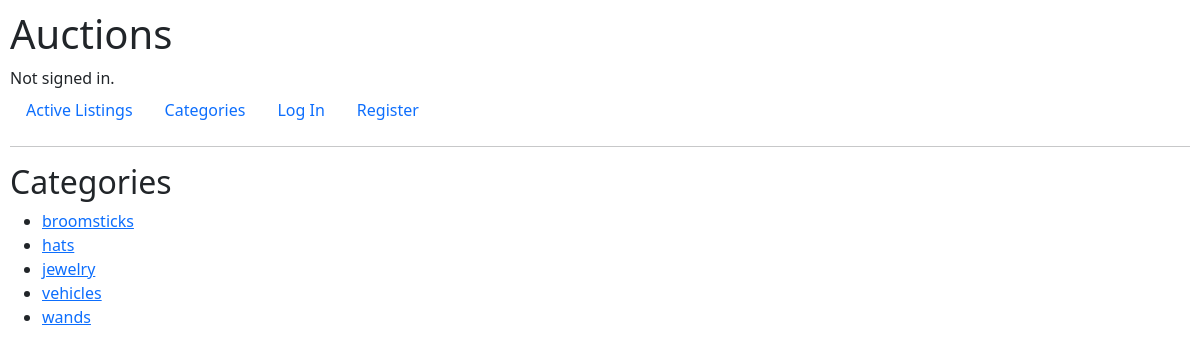
The page /categories on the database as committed earlier.
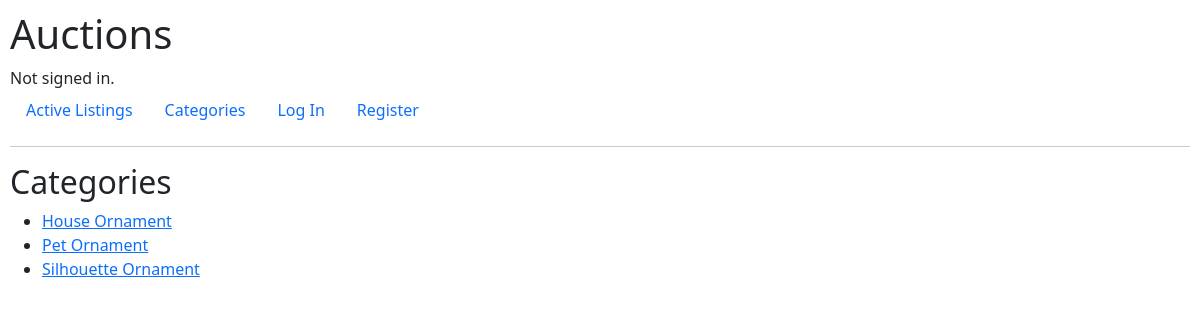
The same page on the database as committed later.
### auctions/models.py (models this page shows, shortened)
class Category(models.Model):
    id = models.AutoField(primary_key=True)
    description = models.CharField(max_length=150)

### auctions/views.py (the view)
# urls.py: path("categories", views.all_categories, name="all_categories"),
def all_categories(request):
    categories = Category.objects.order_by("description")
    return render(request, "auctions/all_categories.html", {
        "categories": categories
    })

### auctions/templates/auctions/all_categories.html
{% extends "auctions/layout.html" %}
{% block body %}
    <h2>Categories</h2>
    <ul>
        {% for category in categories %}
        <li>
            <a href="{% url 'display_category' category.id %}" >{{ category.description }} </a> <br>
        </li>
        {% endfor %}
    </ul>
{% endblock %}

### auctions/templates/auctions/layout.html (shortened to what this page needs)
{% load static %}
<!DOCTYPE html>
<html lang="en">
    <head>
        <link href="https://cdn.jsdelivr.net/npm/bootstrap@5.1.3/dist/css/bootstrap.min.css" rel="stylesheet">
        <link href="{% static 'auctions/styles.css' %}" rel="stylesheet">
    </head>
    <body>
        <h1>Auctions</h1>
        <div>
            {% if user.is_authenticated %}
                Signed in as <strong>{{ user.username }}</strong>.
            {% else %}
                Not signed in.
            {% endif %}
        </div>
        <ul class="nav">
            <li class="nav-item">
                <a class="nav-link" href="{% url 'index' %}">Active Listings</a>
            </li>
            <li class="nav-item">
                <a class="nav-link" href="{% url 'all_categories' %}">Categories</a>
            </li>
            {% if user.is_authenticated %}
                <li class="nav-item">
                    <a class="nav-link" href="{% url 'my_listing' user.id %}">My Listings</a>
                </li>
                <li class="nav-item">
                    <a class="nav-link" href="{% url 'closed_listing' user.id %}">Closed Listings</a>
                </li>
                <li class="nav-item">
                    <a class="nav-link" href="{% url 'create_listing' user.id %}">Create Listing</a>
                </li>
                <li class="nav-item">
                    <a class="nav-link" href="{% url 'watchlist' user.id %}">Watchlist</a>
                </li>
                <li class="nav-item">
                    <a class="nav-link" href="{% url 'logout' %}">Log Out</a>
                </li>
            {% else %}
                <li class="nav-item">
                    <a class="nav-link" href="{% url 'login' %}">Log In</a>
                </li>
                <li class="nav-item">
                    <a class="nav-link" href="{% url 'register' %}">Register</a>
                </li>
            {% endif %}
        </ul>
        <hr>
        {% block body %}
        {% endblock %}
    </body>
</html>

### auctions/static/auctions/styles.css (style rules this page uses)
body { padding: 10px; }
html { box-sizing: border-box; }
*, *:before, *:after { box-sizing: inherit; }

Rows that differ between the two databases and show on the page:
removed Category: description "broomsticks"
removed Category: description "hats"
removed Category: description "jewelry"
removed Category: description "vehicles"
removed Category: description "wands"
added Category: description "House Ornament"
added Category: description "Pet Ornament"
added Category: description "Silhouette Ornament"
